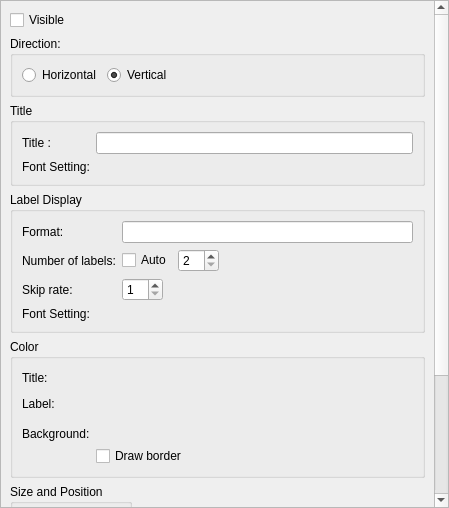
<?xml version="1.0" encoding="UTF-8"?>
<ui version="4.0">
 <class>ColorMapLegendSettingEditWidget</class>
 <widget class="QWidget" name="ColorMapLegendSettingEditWidget">
  <property name="geometry">
   <rect>
    <x>0</x>
    <y>0</y>
    <width>449</width>
    <height>508</height>
   </rect>
  </property>
  <property name="windowTitle">
   <string>Form</string>
  </property>
  <layout class="QVBoxLayout" name="verticalLayout_3">
   <property name="leftMargin">
    <number>0</number>
   </property>
   <property name="topMargin">
    <number>0</number>
   </property>
   <property name="rightMargin">
    <number>0</number>
   </property>
   <property name="bottomMargin">
    <number>0</number>
   </property>
   <item>
    <widget class="QScrollArea" name="scrollArea">
     <property name="widgetResizable">
      <bool>true</bool>
     </property>
     <widget class="QWidget" name="scrollAreaWidgetContents">
      <property name="geometry">
       <rect>
        <x>0</x>
        <y>0</y>
        <width>430</width>
        <height>612</height>
       </rect>
      </property>
      <layout class="QVBoxLayout" name="verticalLayout_5" stretch="0,0,0,0,0,0,0,0,1">
       <item>
        <widget class="QCheckBox" name="visibleCheckBox">
         <property name="text">
          <string>Visible</string>
         </property>
        </widget>
       </item>
       <item>
        <widget class="QGroupBox" name="directionGroupBox">
         <property name="title">
          <string>Direction:</string>
         </property>
         <layout class="QHBoxLayout" name="horizontalLayout_7">
          <item>
           <widget class="QRadioButton" name="horizontalRadioButton">
            <property name="text">
             <string>Horizontal</string>
            </property>
           </widget>
          </item>
          <item>
           <widget class="QRadioButton" name="verticalRadioButton">
            <property name="text">
             <string>Vertical</string>
            </property>
            <property name="checked">
             <bool>true</bool>
            </property>
           </widget>
          </item>
          <item>
           <spacer name="horizontalSpacer_7">
            <property name="orientation">
             <enum>Qt::Horizontal</enum>
            </property>
            <property name="sizeHint" stdset="0">
             <size>
              <width>113</width>
              <height>20</height>
             </size>
            </property>
           </spacer>
          </item>
         </layout>
        </widget>
       </item>
       <item>
        <widget class="QGroupBox" name="titleGroupBox">
         <property name="title">
          <string>Title</string>
         </property>
         <layout class="QGridLayout" name="gridLayout" columnstretch="0,1">
          <item row="0" column="0">
           <widget class="QLabel" name="titleLabel">
            <property name="text">
             <string>Title :</string>
            </property>
           </widget>
          </item>
          <item row="0" column="1">
           <widget class="QLineEdit" name="titleEdit"/>
          </item>
          <item row="1" column="0">
           <widget class="QLabel" name="titleFontLabel">
            <property name="text">
             <string>Font Setting:</string>
            </property>
           </widget>
          </item>
          <item row="1" column="1">
           <widget class="QFontEditWidget" name="titleFontWidget" native="true"/>
          </item>
         </layout>
         <zorder>titleEdit</zorder>
         <zorder>titleLabel</zorder>
         <zorder>titleFontLabel</zorder>
         <zorder>titleFontWidget</zorder>
        </widget>
       </item>
       <item>
        <widget class="QGroupBox" name="labelGroupBox">
         <property name="title">
          <string>Label Display</string>
         </property>
         <layout class="QGridLayout" name="gridLayout_3">
          <item row="0" column="0">
           <widget class="QLabel" name="formatLabel">
            <property name="text">
             <string>Format:</string>
            </property>
           </widget>
          </item>
          <item row="0" column="1">
           <widget class="QLineEdit" name="labelFormatEdit"/>
          </item>
          <item row="1" column="0">
           <widget class="QLabel" name="numLabelsLabel">
            <property name="text">
             <string>Number of labels:</string>
            </property>
           </widget>
          </item>
          <item row="1" column="1">
           <layout class="QHBoxLayout" name="horizontalLayout_6">
            <item>
             <widget class="QCheckBox" name="numLabelsAutoCheckBox">
              <property name="text">
               <string>Auto</string>
              </property>
             </widget>
            </item>
            <item>
             <widget class="QSpinBox" name="numLabelsSpinBox">
              <property name="minimum">
               <number>2</number>
              </property>
             </widget>
            </item>
            <item>
             <spacer name="horizontalSpacer_3">
              <property name="orientation">
               <enum>Qt::Horizontal</enum>
              </property>
              <property name="sizeHint" stdset="0">
               <size>
                <width>40</width>
                <height>0</height>
               </size>
              </property>
             </spacer>
            </item>
           </layout>
          </item>
          <item row="2" column="0">
           <widget class="QLabel" name="skipRateLabel">
            <property name="text">
             <string>Skip rate:</string>
            </property>
           </widget>
          </item>
          <item row="2" column="1">
           <layout class="QHBoxLayout" name="horizontalLayout_9">
            <item>
             <widget class="QSpinBox" name="labelSkipRateSpinBox">
              <property name="minimum">
               <number>1</number>
              </property>
             </widget>
            </item>
            <item>
             <spacer name="horizontalSpacer_9">
              <property name="orientation">
               <enum>Qt::Horizontal</enum>
              </property>
              <property name="sizeHint" stdset="0">
               <size>
                <width>40</width>
                <height>0</height>
               </size>
              </property>
             </spacer>
            </item>
           </layout>
          </item>
          <item row="3" column="0">
           <widget class="QLabel" name="labelFontLabel">
            <property name="text">
             <string>Font Setting:</string>
            </property>
           </widget>
          </item>
          <item row="3" column="1">
           <widget class="QFontEditWidget" name="labelFontWidget" native="true"/>
          </item>
         </layout>
        </widget>
       </item>
       <item>
        <widget class="QGroupBox" name="colorGroupBox">
         <property name="title">
          <string>Color</string>
         </property>
         <layout class="QGridLayout" name="gridLayout_2">
          <item row="0" column="0">
           <widget class="QLabel" name="titleColorLabel">
            <property name="text">
             <string>Title:</string>
            </property>
           </widget>
          </item>
          <item row="0" column="1">
           <layout class="QHBoxLayout" name="horizontalLayout_3">
            <item>
             <widget class="ColorEditWidget" name="titleColorWidget">
              <property name="text">
               <string/>
              </property>
             </widget>
            </item>
            <item>
             <spacer name="horizontalSpacer_4">
              <property name="orientation">
               <enum>Qt::Horizontal</enum>
              </property>
              <property name="sizeHint" stdset="0">
               <size>
                <width>40</width>
                <height>20</height>
               </size>
              </property>
             </spacer>
            </item>
           </layout>
          </item>
          <item row="1" column="0">
           <widget class="QLabel" name="labelColorLabel">
            <property name="text">
             <string>Label:</string>
            </property>
           </widget>
          </item>
          <item row="1" column="1">
           <layout class="QHBoxLayout" name="horizontalLayout_4">
            <item>
             <widget class="ColorEditWidget" name="labelColorWidget">
              <property name="text">
               <string/>
              </property>
             </widget>
            </item>
            <item>
             <spacer name="horizontalSpacer_5">
              <property name="orientation">
               <enum>Qt::Horizontal</enum>
              </property>
              <property name="sizeHint" stdset="0">
               <size>
                <width>40</width>
                <height>20</height>
               </size>
              </property>
             </spacer>
            </item>
           </layout>
          </item>
          <item row="2" column="0">
           <layout class="QVBoxLayout" name="verticalLayout_2">
            <item>
             <widget class="QLabel" name="backgroundColorLabel">
              <property name="text">
               <string>Background:</string>
              </property>
             </widget>
            </item>
            <item>
             <spacer name="verticalSpacer_2">
              <property name="orientation">
               <enum>Qt::Vertical</enum>
              </property>
              <property name="sizeType">
               <enum>QSizePolicy::Minimum</enum>
              </property>
              <property name="sizeHint" stdset="0">
               <size>
                <width>20</width>
                <height>18</height>
               </size>
              </property>
             </spacer>
            </item>
           </layout>
          </item>
          <item row="2" column="1">
           <layout class="QVBoxLayout" name="verticalLayout_4">
            <item>
             <layout class="QHBoxLayout" name="horizontalLayout_5">
              <item>
               <widget class="ColorEditWidget" name="backgroundColorWidget">
                <property name="text">
                 <string/>
                </property>
               </widget>
              </item>
              <item>
               <widget class="TransparencyWidget" name="backgroundOpacityWidget" native="true"/>
              </item>
              <item>
               <spacer name="horizontalSpacer_6">
                <property name="orientation">
                 <enum>Qt::Horizontal</enum>
                </property>
                <property name="sizeHint" stdset="0">
                 <size>
                  <width>40</width>
                  <height>20</height>
                 </size>
                </property>
               </spacer>
              </item>
             </layout>
            </item>
            <item>
             <widget class="QCheckBox" name="showBorderCheckBox">
              <property name="text">
               <string>Draw border</string>
              </property>
             </widget>
            </item>
           </layout>
          </item>
         </layout>
        </widget>
       </item>
       <item>
        <layout class="QHBoxLayout" name="horizontalLayout_2">
         <item>
          <widget class="QGroupBox" name="imageSettingGroupBox">
           <property name="title">
            <string>Size and Position</string>
           </property>
           <layout class="QVBoxLayout" name="verticalLayout">
            <item>
             <widget class="ImageSettingWidget" name="imageSettingWidget" native="true"/>
            </item>
           </layout>
          </widget>
         </item>
         <item>
          <spacer name="horizontalSpacer_2">
           <property name="orientation">
            <enum>Qt::Horizontal</enum>
           </property>
           <property name="sizeHint" stdset="0">
            <size>
             <width>40</width>
             <height>20</height>
            </size>
           </property>
          </spacer>
         </item>
        </layout>
       </item>
       <item>
        <widget class="QGroupBox" name="barWidthGroupBox">
         <property name="title">
          <string>Bar Width</string>
         </property>
         <layout class="QHBoxLayout" name="horizontalLayout">
          <item>
           <widget class="QCheckBox" name="barWidthAutoCheckBox">
            <property name="text">
             <string>Auto</string>
            </property>
            <property name="checked">
             <bool>true</bool>
            </property>
           </widget>
          </item>
          <item>
           <widget class="QSpinBox" name="barWidthSpinBox">
            <property name="enabled">
             <bool>false</bool>
            </property>
            <property name="minimum">
             <number>1</number>
            </property>
            <property name="maximum">
             <number>9999</number>
            </property>
           </widget>
          </item>
          <item>
           <widget class="QLabel" name="barWidthUnitLabel">
            <property name="text">
             <string>px</string>
            </property>
           </widget>
          </item>
          <item>
           <spacer name="horizontalSpacer">
            <property name="orientation">
             <enum>Qt::Horizontal</enum>
            </property>
            <property name="sizeHint" stdset="0">
             <size>
              <width>283</width>
              <height>20</height>
             </size>
            </property>
           </spacer>
          </item>
         </layout>
        </widget>
       </item>
       <item>
        <widget class="QGroupBox" name="alignmentGroupBox">
         <property name="title">
          <string>Alignment</string>
         </property>
         <layout class="QHBoxLayout" name="horizontalLayout_8">
          <item>
           <widget class="QRadioButton" name="leftRadioButton">
            <property name="text">
             <string>Left</string>
            </property>
            <property name="checked">
             <bool>true</bool>
            </property>
           </widget>
          </item>
          <item>
           <widget class="QRadioButton" name="centerRadioButton">
            <property name="text">
             <string>Center</string>
            </property>
           </widget>
          </item>
          <item>
           <widget class="QRadioButton" name="rightRadioButton">
            <property name="text">
             <string>Right</string>
            </property>
           </widget>
          </item>
          <item>
           <spacer name="horizontalSpacer_8">
            <property name="orientation">
             <enum>Qt::Horizontal</enum>
            </property>
            <property name="sizeHint" stdset="0">
             <size>
              <width>238</width>
              <height>20</height>
             </size>
            </property>
           </spacer>
          </item>
         </layout>
        </widget>
       </item>
       <item>
        <spacer name="verticalSpacer">
         <property name="orientation">
          <enum>Qt::Vertical</enum>
         </property>
         <property name="sizeType">
          <enum>QSizePolicy::Minimum</enum>
         </property>
         <property name="sizeHint" stdset="0">
          <size>
           <width>20</width>
           <height>0</height>
          </size>
         </property>
        </spacer>
       </item>
      </layout>
     </widget>
    </widget>
   </item>
  </layout>
 </widget>
 <customwidgets>
  <customwidget>
   <class>ColorEditWidget</class>
   <extends>QLabel</extends>
   <header>guibase/widget/coloreditwidget.h</header>
   <container>1</container>
  </customwidget>
  <customwidget>
   <class>TransparencyWidget</class>
   <extends>QWidget</extends>
   <header>guibase/widget/transparencywidget.h</header>
   <container>1</container>
  </customwidget>
  <customwidget>
   <class>QFontEditWidget</class>
   <extends>QWidget</extends>
   <header>misc/qfonteditwidget.h</header>
   <container>1</container>
  </customwidget>
  <customwidget>
   <class>ImageSettingWidget</class>
   <extends>QWidget</extends>
   <header>guicore/image/imagesettingwidget.h</header>
   <container>1</container>
  </customwidget>
 </customwidgets>
 <resources/>
 <connections>
  <connection>
   <sender>numLabelsAutoCheckBox</sender>
   <signal>toggled(bool)</signal>
   <receiver>numLabelsSpinBox</receiver>
   <slot>setDisabled(bool)</slot>
   <hints>
    <hint type="sourcelabel">
     <x>162</x>
     <y>232</y>
    </hint>
    <hint type="destinationlabel">
     <x>202</x>
     <y>234</y>
    </hint>
   </hints>
  </connection>
  <connection>
   <sender>barWidthAutoCheckBox</sender>
   <signal>toggled(bool)</signal>
   <receiver>barWidthSpinBox</receiver>
   <slot>setDisabled(bool)</slot>
   <hints>
    <hint type="sourcelabel">
     <x>64</x>
     <y>460</y>
    </hint>
    <hint type="destinationlabel">
     <x>118</x>
     <y>458</y>
    </hint>
   </hints>
  </connection>
  <connection>
   <sender>verticalRadioButton</sender>
   <signal>toggled(bool)</signal>
   <receiver>barWidthGroupBox</receiver>
   <slot>setEnabled(bool)</slot>
   <hints>
    <hint type="sourcelabel">
     <x>119</x>
     <y>68</y>
    </hint>
    <hint type="destinationlabel">
     <x>48</x>
     <y>443</y>
    </hint>
   </hints>
  </connection>
 </connections>
</ui>
